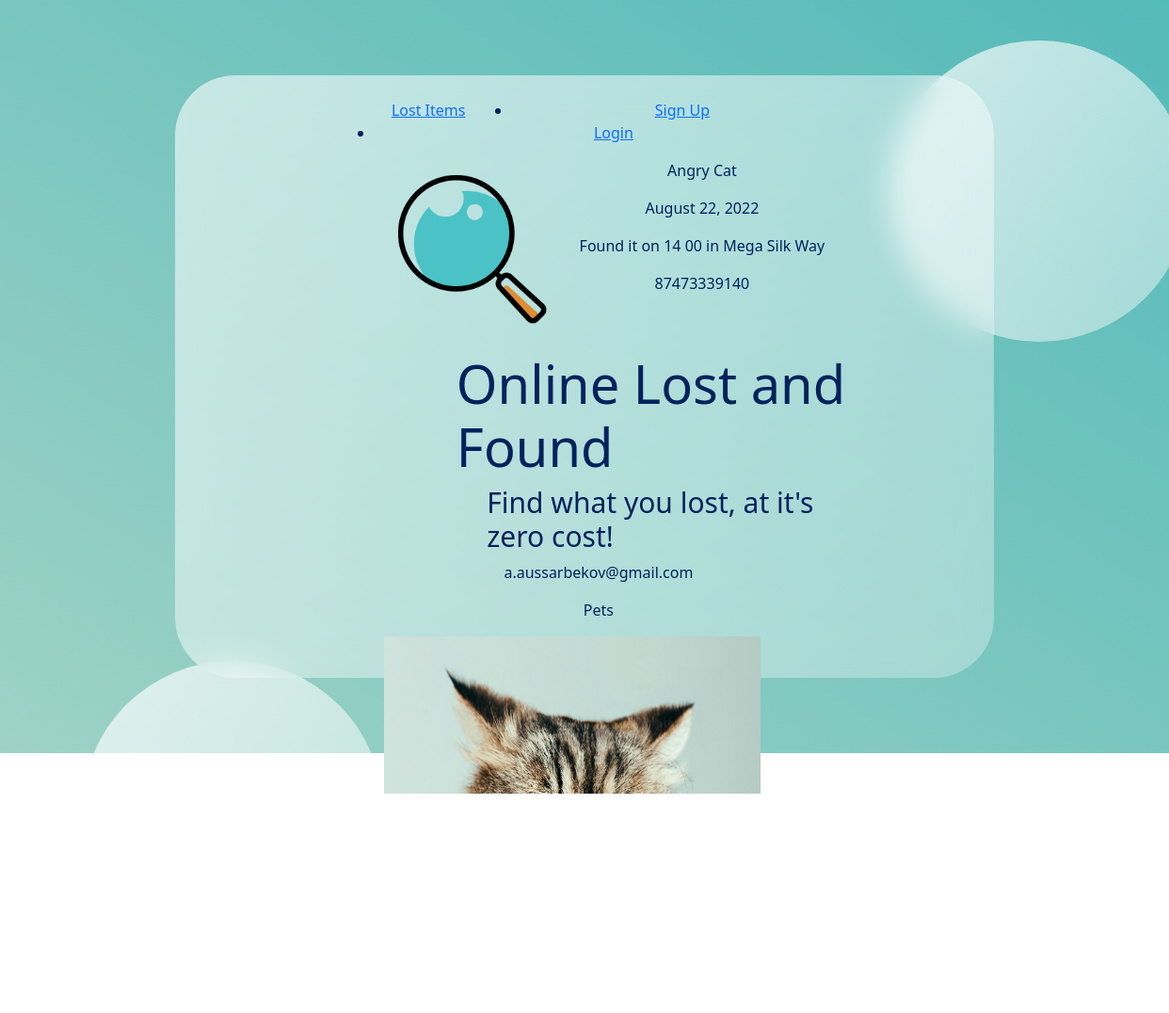
The app's page /viewpost/12/ with its own data.
### lostandfoundapp/models.py (models this page shows, shortened)
class FoundItems(models.Model):
    title = models.CharField(max_length=100)
    textfield = models.TextField(max_length=400)
    date = models.DateField(auto_now_add=True)
    image = models.ImageField(null=False, blank=False)
    email = models.EmailField(max_length=50, blank=True)
    phonenumber = models.CharField(max_length=16, blank=True)
    category = models.ForeignKey(Categories, on_delete=models.SET_NULL, blank=True, null=True)
    user = models.ForeignKey(User, on_delete=models.CASCADE, null=True)
    class Meta:
        verbose_name = 'Found Item'
        verbose_name_plural = 'Found Items'

class Categories(models.Model):
    name = models.CharField(max_length=100)
    def __str__(self):
        return self.name
    class Meta:
        verbose_name = "Category"
        verbose_name_plural = "Categories"

### lostandfoundapp/views.py (the view)
# urls.py: path('viewpost/<int:post_pk>/', views.viewpost, name='viewpost'),
def viewpost(request, post_pk):
    post = get_object_or_404(FoundItems, pk=post_pk)
    return render(request, 'lostandfoundapp/viewpost.html', {'post':post})

### lostandfoundapp/templates/lostandfoundapp/viewpost.html
{% extends 'lostandfoundapp/base.html' %}
{% load static %}
{% block content %}
<p>{{ post.title }}</p>
<p>{{ post.date|date:'F d, Y' }}</p>
<p>{{ post.textfield }}</p>
{% if post.phonenumber %}
    <p>{{ post.phonenumber }}</p>
{% endif %}
{% if post.email %}
    <p>{{ post.email }}</p>
{% endif %}
{% if post.category %}
    <p>{{ post.category }}</p>
{% endif %}
<img width="400" height="400" src="{{ post.image.url }}" alt="photo">
<a href="{% url 'index' %}">Return</a>
{% endblock %}

### static/lostandfoundapp/css/main.css (style rules this page uses)
* { margin: 0; padding: 0; box-sizing: border-box; color: #01225c; }

### records on screen
FoundItems: title "Angry Cat", date "August 22, 2022", textfield "Found it on 14 00 in Mega Silk Way", phonenumber "87473339140", email "a.aussarbekov@gmail.com", category "Pets", image (picture)
